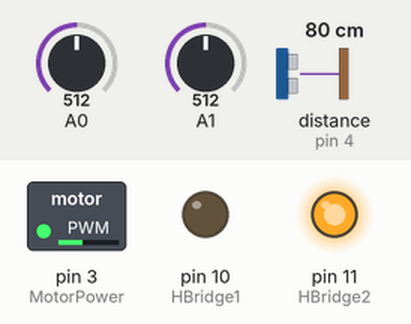
A sketch run on a simulated Arduino Uno, built with avr-gcc and run on an emulated ATmega328P. On the bench: switched loads named in the sketch (green lamp = pin HIGH), output pins drawn as LEDs (lit = HIGH). Wiring (inferred from the names in the program): ultrasonic range finder: trigger pin 5; echo pin 4. Inputs (shaded band) come from the test bench; at power-on: A0 = 512, A1 = 512, distance to the obstacle (sensor on pin 4) 80 cm. The echo pulse lasts 58.3 µs per cm; pins used as bus, display or sensor lines are not drawn; what the sketch prints to the serial monitor is not drawn.

Above: at 0.17 s.
At 1.2 s:
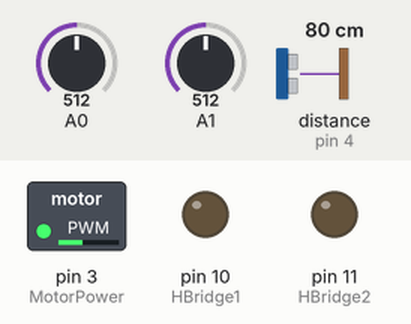
1.3 s: A0 set to 112
4.3 s: A0 set to 90
At 4.56 s:
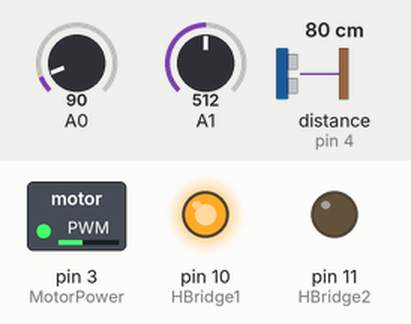
Timing chart, 0 to 7.3 s (numbered marks = the images above; inputs shaded):
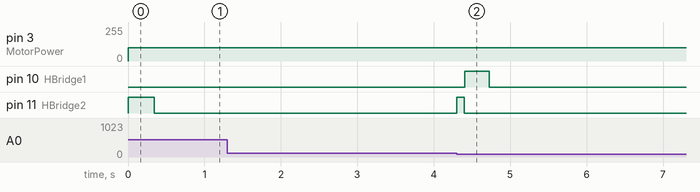

The sketch:

RobotQuad.ino
```cpp
#include <RedBot.h>


//declare Hbridge pins
int HBridge1 = 10;
int HBridge2 = 11;

//declare motor PWM pin
int MotorPower = 3;

//declare ultrasonic sensors
int TriggerPinFront = 5;
int EchoPinFront = 4;
int duration;
long Distance;

int minDistance = 30;


//declare line sensor
RedBotSensor LeftSensor = RedBotSensor(A0);
RedBotSensor RightSensor = RedBotSensor(A1);

//declare top Speed
int TopSpeed = 100;

//declare steering system variables
RedBotSensor SteerSensor = RedBotSensor(A2);
int SteeredValue = 0;


void setup() {

  //declare modes
  pinMode(TriggerPinFront, OUTPUT);
  pinMode(EchoPinFront, INPUT);

  pinMode(MotorPower, OUTPUT);

  pinMode(HBridge1 , OUTPUT);
  pinMode(HBridge2 , OUTPUT);

  //start Serial
  Serial.begin(115200);
  Serial.println("Start");

}

void loop() {

  Serial.println(FrontSensorDistance() );
 //CheckForObstacle();

  analogWrite(MotorPower, TopSpeed);


  if (LeftSensor.read() > 100 ) {

    adjust_directionRight();

  }

  else if (RightSensor.read() > 100) {

    adjust_directionLeft();

  }


}


void CheckForObstacle() {

  if (FrontSensorDistance()  < minDistance && FrontSensorDistance()  > 2) {

    Serial.println("STOP");

    while (FrontSensorDistance()  < minDistance )
    {
      analogWrite(MotorPower, 0);
    }
    delay(4000);

    for (int x = 0; x < TopSpeed; x++) {
      analogWrite(MotorPower, x);
      //Moet nog een safety check tussen!!!
      delay(100);
    }
  }
}

void adjust_directionLeft() {

  Serial.println("links");

  while (RightSensor.read() > 100)
  {

    if (SteeredValue <= 200) {

Serial.println("sturen naar links");

      digitalWrite(HBridge1, HIGH);
      digitalWrite(HBridge2, LOW);
      SteeredValue += 1;

    }
    else {

Serial.println("einde");

      digitalWrite(HBridge2, LOW);
      digitalWrite(HBridge1, LOW);

    }
  }

  while (SteerSensor.read() < 100) {

Serial.println("terug sturen");

    digitalWrite(HBridge2, HIGH);
    digitalWrite(HBridge1, LOW);

  }

Serial.println("terug terug sturen");
  digitalWrite(HBridge2, LOW);
  digitalWrite(HBridge1, HIGH);
  delay(100);

  digitalWrite(HBridge2, LOW);
  digitalWrite(HBridge1, LOW);

  SteeredValue = 0;

}

void adjust_directionRight() {

  Serial.println("rechts");

  while (LeftSensor.read() > 100)
  {


    if (SteeredValue <= 200) {

      Serial.println("sturen naar rechts");

      digitalWrite(HBridge2, HIGH);
      digitalWrite(HBridge1, LOW);
      SteeredValue += 1;

    }
    else {

      Serial.println("einde");
      digitalWrite(HBridge2, LOW);
      digitalWrite(HBridge1, LOW);

    }
  }
  while (SteerSensor.read() < 100) {

Serial.println("terug sturem");

    digitalWrite(HBridge2, LOW);
    digitalWrite(HBridge1, HIGH);

  }

Serial.println("terug terug sturen");
  digitalWrite(HBridge2, HIGH);
  digitalWrite(HBridge1, LOW);
  delay(100);

  digitalWrite(HBridge2, LOW);
  digitalWrite(HBridge1, LOW);

  SteeredValue = 0;

}


/*
  void adjust_directionLeft() {

  Serial.println("links");
  Serial.println(LeftSensor.read());

  while (RightSensor.read() > 100)
  {
    if(SteeredValue <= 350){
    digitalWrite(HBridge1, HIGH);
    digitalWrite(HBridge2, LOW);
    SteeredValue += 1;

    }
    else{
    digitalWrite(HBridge2, LOW);
    digitalWrite(HBridge1, LOW);

  }

  }

  digitalWrite(HBridge2, HIGH);
  digitalWrite(HBridge1, LOW);
  delay(SteeredValue);
  SteeredValue = 0;
  return;

  }


  //steer right
  void adjust_directionRight() {

  Serial.println("rechts");
  Serial.println(RightSensor.read());

  while (LeftSensor.read() > 100)
  {

  if(SteeredValue <= 350){
    digitalWrite(HBridge2, HIGH);
    digitalWrite(HBridge1, LOW);
    SteeredValue += 1;
    Serial.print(SteeredValue);
    Serial.println("sturen naa rechts");
  }
  else{
    digitalWrite(HBridge2, LOW);
    digitalWrite(HBridge1, LOW);

  }

  }


  Serial.print("final steered value ");
  Serial.println(SteeredValue);


  digitalWrite(HBridge2, LOW);
  digitalWrite(HBridge1, HIGH);
  delay(SteeredValue);

  digitalWrite(HBridge2, LOW);
  digitalWrite(HBridge1, LOW);

  SteeredValue = 0;


  }
*/


long FrontSensorDistance() {
  digitalWrite(TriggerPinFront, LOW);
  delayMicroseconds(2);
  digitalWrite(TriggerPinFront, HIGH);
  delayMicroseconds(10);
  digitalWrite(TriggerPinFront, LOW);
  duration = pulseIn(EchoPinFront, HIGH);
  Distance = duration * 0.034 / 2;

  return Distance;
}
```

Measured:
- the behaviour switches between 101 and 100 on A0 (found by bisection; images 1 and 2)
- after the input at 4.3 s, pin 10 (HBridge1): LOW → HIGH after 0.11 s, → LOW 0.32 s later; pin 11 (HBridge2): LOW → HIGH at once, → LOW 0.10 s later
